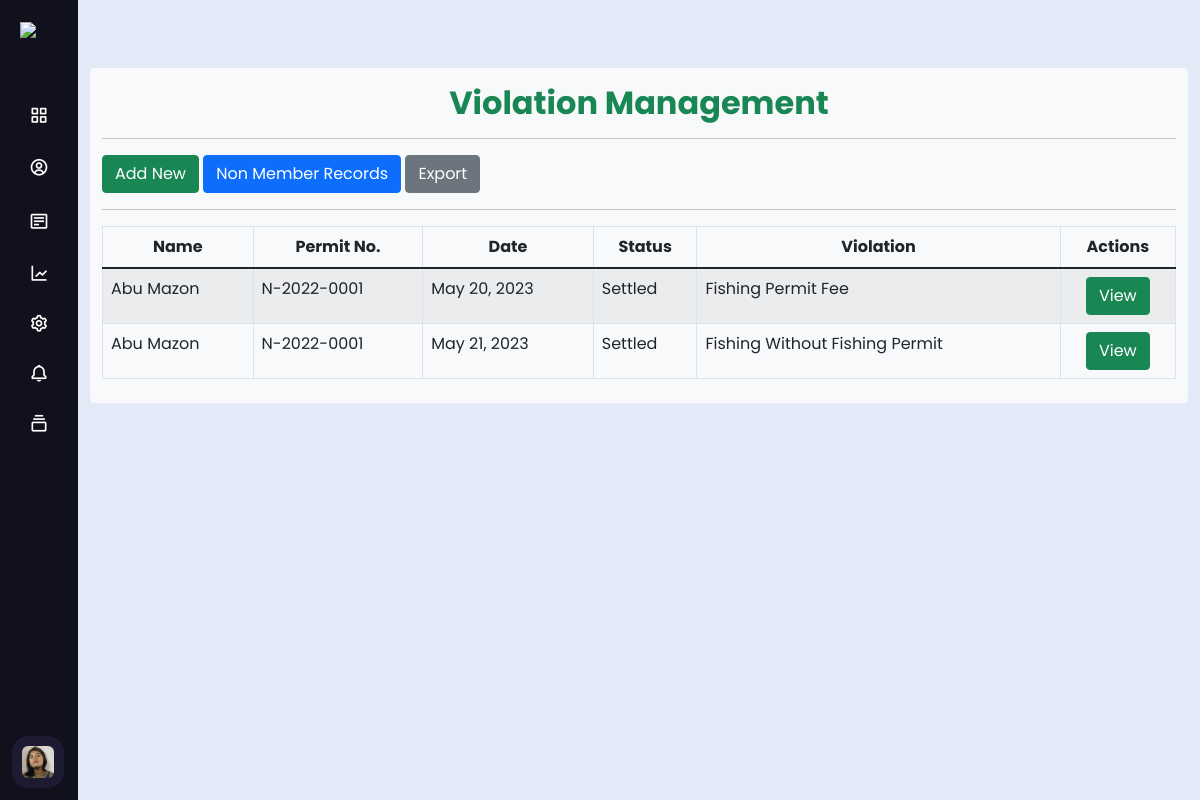
Page /admin/adminvm.php (signed in) on the committed database.
### tables this page shows
CREATE TABLE `users` (
  `id` int(10) NOT NULL,
  `role` varchar(50) NOT NULL DEFAULT 'user',
  `account_status` varchar(50) NOT NULL DEFAULT 'Pending',
  `lname` varchar(255) NOT NULL,
  `fname` varchar(255) NOT NULL,
  `mname` varchar(255) NOT NULL,
  `dob` date NOT NULL,
  `age` varchar(50) NOT NULL,
  `gender` varchar(50) NOT NULL,
  `municipality` varchar(255) NOT NULL,
  `sitio` varchar(255) NOT NULL,
  `barangay` varchar(255) NOT NULL,
  `status` varchar(255) NOT NULL,
  `religion` varchar(255) NOT NULL,
  `citizenship` varchar(255) NOT NULL,
  `contact_num` text NOT NULL,
  `email` varchar(255) NOT NULL,
  `username` varchar(255) NOT NULL,
  `password` varchar(255) NOT NULL,
  `image` varchar(255) NOT NULL,
  `date_added` timestamp NOT NULL DEFAULT current_timestamp()
);

CREATE TABLE `violations` (
  `v_id` int(50) NOT NULL,
  `permit_id` int(11) NOT NULL,
  `vcat_id` int(50) NOT NULL,
  `user` int(10) NOT NULL,
  `date` date NOT NULL,
  `payment_date` date DEFAULT NULL,
  `payment_amt` varchar(255) DEFAULT NULL,
  `recieved_from` varchar(255) DEFAULT NULL,
  `receipt_num` varchar(255) DEFAULT NULL,
  `viol_status` varchar(50) NOT NULL DEFAULT 'Pending',
  `details` text NOT NULL
);

CREATE TABLE `permit` (
  `permit_id` int(10) NOT NULL,
  `permit_num` varchar(11) NOT NULL DEFAULT 'M-YYYY-0000',
  `permit_status` varchar(50) NOT NULL DEFAULT 'Pending',
  `lname` varchar(255) NOT NULL,
  `fname` varchar(255) NOT NULL,
  `mname` varchar(255) NOT NULL,
  `municipality` varchar(255) NOT NULL,
  `barangay` varchar(255) NOT NULL,
  `sitio` varchar(255) NOT NULL,
  `dob` date NOT NULL,
  `age` int(3) NOT NULL,
  `sex` varchar(10) NOT NULL,
  `status` varchar(50) NOT NULL,
  `contact_num` text NOT NULL,
  `religion` varchar(255) NOT NULL,
  `citizenship` varchar(50) NOT NULL,
  `contact_person` varchar(255) NOT NULL,
  `relationship` varchar(255) NOT NULL,
  `contact_person_num` varchar(255) NOT NULL,
  `reg_type` varchar(255) NOT NULL,
  `vessel_type` varchar(255) NOT NULL,
  `vessel_use` varchar(255) NOT NULL,
  `vessel_material` varchar(255) NOT NULL,
  `fishing_gear_used` varchar(255) NOT NULL,
  `vessel_length` varchar(255) NOT NULL,
  `vessel_breadth` varchar(255) NOT NULL,
  `gross_tonnage` varchar(255) NOT NULL,
  `net_tonnage` varchar(255) NOT NULL,
  `horsepower` varchar(255) NOT NULL,
  `speed` varchar(255) NOT NULL,
  `engine_make` varchar(255) NOT NULL DEFAULT 'NONE',
  `serial_num` varchar(255) NOT NULL DEFAULT 'N/A',
  `curregdate` date NOT NULL,
  `curregexp` date NOT NULL,
  `curregissuance` varchar(255) NOT NULL DEFAULT 'N/A',
  `coastguardregnum` varchar(255) NOT NULL DEFAULT 'N/A',
  `permit_num1` varchar(1) NOT NULL DEFAULT 'M',
  `permit_num2` year(4) NOT NULL DEFAULT 0000,
  `permit_num3` varchar(4) NOT NULL DEFAULT '0000',
  `appl_date` date NOT NULL DEFAULT current_timestamp(),
  `user_id` int(50) NOT NULL,
  `approved_date` date NOT NULL,
  `id_status` varchar(50) NOT NULL DEFAULT 'Unreleased'
);

CREATE TABLE `violation_category` (
  `vcat_id` int(50) NOT NULL,
  `v_name` varchar(255) NOT NULL,
  `v_details` varchar(255) NOT NULL,
  `penalty` varchar(255) NOT NULL
);

### admin/adminvm.php (shortened to what this page needs)
<?php
include '../inc/config.php';
$admin_id = $_SESSION['admin_id'];
?>
<!DOCTYPE html>
<html lang="en" dir="ltr">
<head>
    <link rel="stylesheet" href="../css/admin.css">
    <link rel="stylesheet" href="../css/bootstrap.min.css">
    <link href='https://unpkg.com/boxicons@2.0.7/css/boxicons.min.css' rel='stylesheet'>
</head>
<body>
    <div class="sidebar close">
        <div class="logo-details">
            <img src="../image/pamo-logo.png" style="width:40px; margin-left:20px;" class="menu">
        </div>
        <ul class="nav-links">
            <li>
                <a href="admindb.php">
                    <i class='bx bx-grid-alt'></i>
                </a>
            </li>
            <li>
                <a href="adminum.php">
                    <i class='bx bx-user-circle'></i>
                </a>
            </li>
            <li>
                <div class="iocn-link">
                    <a href="#">
                        <i class='bx bx-detail'></i>
                    </a>
                </div>
            </li>
            <li>
                <a href="adminbms.php">
                    <i class='bx bx-line-chart'></i>
                </a>
            </li>
            <li>
                <a href="">
                    <i class='bx bx-cog'></i>
                </a>
            </li>
            <li>
                <?php
                $data = $conn->prepare("SELECT SUM(total_count) AS id
        FROM (
          SELECT COUNT(*) AS total_count FROM users WHERE account_status = 'Pending'
          UNION ALL
          SELECT COUNT(*) AS total_count FROM permit WHERE permit_status = 'Pending'
        ) AS combined_counts;");
                $data->execute();
                $data = $data->fetch(PDO::FETCH_ASSOC);
                ?>
                <a href="adminnotif.php">
                    <?php
                    if ($data['id'] == 0) { ?>
                        <i class='bx bx-bell'></i>
                    <?php
                    } else { ?>
                        <i class='bx bx-bell' style="position: relative; left: 8px;"><span class="badge text-bg-danger" style="border-radius: 50%; position: relative; top: -10px; left: -3px; font-size: xx-small;"><?= $data['id']; ?></span></i>
                    <?php
                    }
                    ?>
                </a>
            </li>
            <li>
                <div class="iocn-link">
                    <a href="#">
                        <i class='bx bx-collection'></i>
                    </a>
                </div>
            </li>
            <?php
            $select_profile = $conn->prepare("SELECT * FROM `users` WHERE id = ?");
            $select_profile->execute([$admin_id]);
            $fetch_profile = $select_profile->fetch(PDO::FETCH_ASSOC);
            ?>
            <li>
                <div class="profile-details">
                    <div class="profile-content">
                        <img src="../uploaded_img/<?= $fetch_profile['image']; ?>" alt="" width="70" height="70">
                    </div>
                </div>
            </li>
        </ul>
    </div>
    <section class="home-section">
        <div class="home-content">
        </div>
        <?php include 'vm.php'; ?>
    </section>
</body>
</html>

### admin/vm.php (shortened to what this page needs)
<!DOCTYPE html>
<html lang="en">
<head>
    <link href="https://cdnjs.cloudflare.com/ajax/libs/twitter-bootstrap/5.1.3/css/bootstrap.min.css" rel="stylesheet" />
    <link href="https://cdn.datatables.net/v/bs5/jq-3.6.0/dt-1.13.3/datatables.min.css" rel="stylesheet" />
</head>
<body>
    <div class="container">
        <div class="row justify-content-center">
            <div class="col-lg bg-light rounded my-2 py-2">
                <h2 class="text-center text-success pt-2"><b>Violation Management</b></h2>
                <hr>
                <button type="button" class="btn btn-success" data-bs-toggle="modal" data-bs-target="#exampleModal">Add New</button>
                <a href="../admin/adminvm2.php"><button type="button" class="btn btn-primary">Non Member Records</button></a>
                <a class="btn btn-secondary" href="../modal/excel-vm.php">Export</a>
                <hr>
                <div class="table-responsive">
                    <table class="table table-bordered table-striped table-hover">
                        <thead>
                            <tr class="text-center">
                                <th>Name</th>
                                <th>Permit No.</th>
                                <th>Date</th>
                                <th>Status</th>
                                <th>Violation</th>
                                <th>Actions</th>
                            </tr>
                        </thead>
                        <tbody>
                            <?php
                            $database = new Connection();
                            $db = $database->open();
                            try {
                                $sql = 'SELECT permit.lname,
                                               permit.fname,
                                               permit.permit_id,
                                               permit.permit_num,
                                               permit.municipality,
                                               violations.v_id,
                                               violations.date,
                                               violations.viol_status,
                                               violation_category.v_name,
                                               violation_category.penalty,
                                               violations.payment_date
                                            FROM permit
                                            JOIN violations
                                            ON permit.permit_id = violations.permit_id
                                            JOIN violation_category
                                            ON violations.vcat_id = violation_category.vcat_id;';
                                foreach ($db->query($sql) as $row) {
                            ?>
                                    <?php
                                    $date = date('F j, Y', strtotime($row['date']));
                                    ?>
                                    <tr>
                                        <td><?= $row['fname'] ?> <?= $row['lname'] ?></td>
                                        <td><?= $row['permit_num'] ?></td>
                                        <td><?= $date ?></td>
                                        <td><?= $row['viol_status'] ?></td>
                                        <td><?= $row['v_name'] ?></td>
                                        <td>
                                            <span><a href="#update_<?php echo $row['v_id']; ?>" class="text-decoration-none text-success" data-bs-toggle="modal">
                                                    <center><button class="btn btn-success">View</button></center>
                                                </a></span>
                                        </td>
                                    </tr>
                            <?php
                                }
                            } catch (PDOException $e) {
                                echo "There is some problem in connection: " . $e->getMessage();
                            }
                            ?>
                        </tbody>
                    </table>
                </div>
            </div>
        </div>
    </div>
</body>
</html>

### css/admin.css (style rules this page uses)
* { margin: 0; padding: 0; box-sizing: border-box; font-family: 'Poppins', sans-serif; }
.sidebar { position: fixed; top: 0; left: 0; height: 100%; width: 260px; background: #11101d; z-index: 100; transition: all 0.5s ease; }
.sidebar.close { width: 78px; }
.sidebar .logo-details { height: 60px; width: 100%; display: flex; align-items: center; }
.sidebar .nav-links { height: 100%; padding: 30px 0 150px 0; overflow: auto; }
.sidebar.close .nav-links { overflow: visible; }
.sidebar .nav-links li { position: relative; list-style: none; transition: all 0.4s ease; }
.sidebar .nav-links li .iocn-link { display: flex; align-items: center; justify-content: space-between; }
.sidebar.close .nav-links li .iocn-link { display: block }
.sidebar .nav-links li i { height: 50px; min-width: 78px; text-align: center; line-height: 50px; color: #fff; font-size: 20px; cursor: pointer; transition: all 0.3s ease; }
.sidebar .nav-links li a { display: flex; align-items: center; text-decoration: none; }
.sidebar .profile-details { position: fixed; bottom: 0; width: 260px; display: flex; align-items: center; justify-content: space-between; background: #1d1b31; padding: 12px 0; transition: all 0.5s ease; }
.sidebar.close .profile-details { background: none; }
.sidebar.close .profile-details { width: 78px; }
.sidebar .profile-details .profile-content { display: flex; align-items: center; }
.sidebar .profile-details img { height: 52px; width: 52px; object-fit: cover; border-radius: 16px; margin: 0 14px 0 12px; background: #1d1b31; transition: all 0.5s ease; }
.sidebar.close .profile-details img { padding: 10px; }
.home-section { position: relative; background: #E4E9F7; height: 100vh; left: 260px; width: calc(100% - 260px); transition: all 0.5s ease; }
.sidebar.close ~ .home-section { left: 78px; width: calc(100% - 78px); }
.home-section .home-content { height: 60px; display: flex; align-items: center; }

### rows in the picture
users: image (picture)
violations: permit.fname "Abu", permit.lname "Mazon", permit.permit_num "N-2022-0001", date "May 20, 2023", viol_status "Settled", vcat.v_name "Fishing Permit Fee"
violations: permit.fname "Abu", permit.lname "Mazon", permit.permit_num "N-2022-0001", date "May 21, 2023", viol_status "Settled", vcat.v_name "Fishing Without Fishing Permit"
